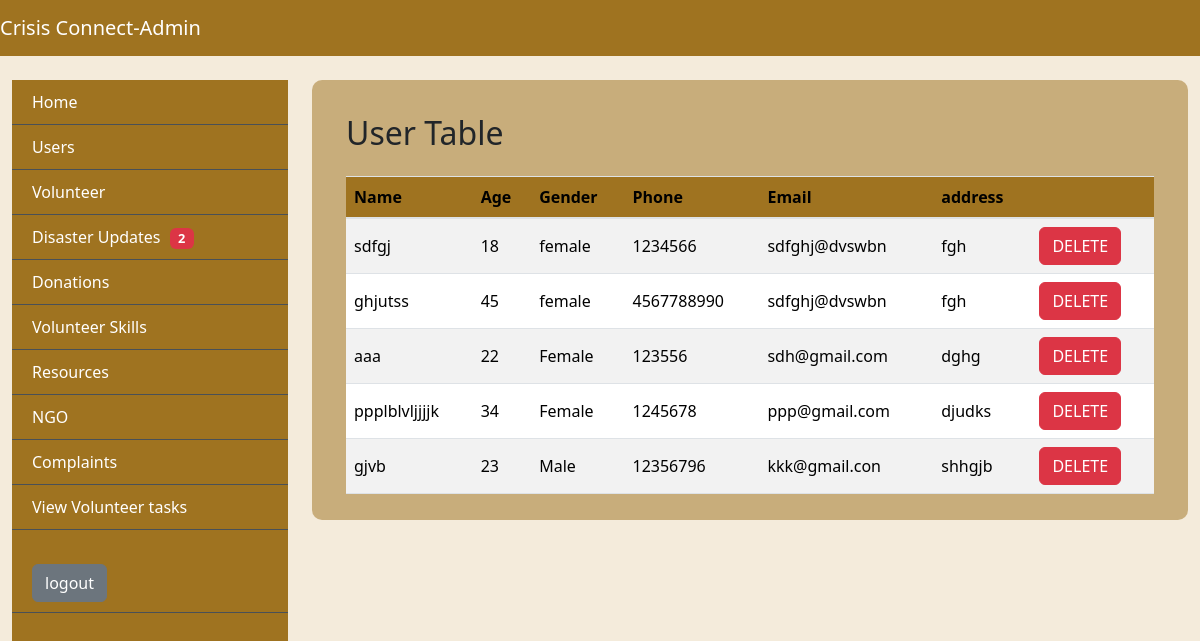
/user, run on the app's committed database.
### app/models.py (models this page shows)
class UserTable(models.Model):
    LOGIN = models.ForeignKey(LoginTable, on_delete=models.CASCADE)
    Name= models.CharField(max_length=30, null=True, blank=True)
    age= models.IntegerField(null=True, blank=True)
    Gender= models.CharField(max_length=20, null=True, blank=True)
    Phone= models.BigIntegerField(null=True, blank=True)
    Email= models.CharField(max_length=20, null=True, blank=True)
    Address = models.CharField(max_length=50, null=True, blank=True)
    Type = models.CharField(max_length=30, null=True, blank=True)
    Skill = models.CharField(max_length=30, null=True, blank=True)
    Status = models.CharField(max_length=30, null=True, blank=True)

### app/views.py (the view)
# urls.py: path('user', ViewUser.as_view(), name="user"),
class ViewUser(View):
    def get(self, request):
        obj=UserTable.objects.all()
        return render(request, "administrator/ViewUser.html",{'val':obj})

### templates/administrator/ViewUser.html
{% extends 'administrator/base.html' %}
{%block body%}
<div class="tbl-div">
  <div class="content container-fluid">
      <div class="container-fluid mt-4">
          <h2 class="mb-4">User Table</h2>
          <div class="table-responsive">
            <table class="table user-table table-striped">
              <thead>
                <tr>
                  <th>Name</th>
                  <th>Age</th>
                  <th>Gender</th>
                  <th>Phone</th>
                  <th>Email</th>
                  <th>address</th>
                  <th></th>
                </tr>
              </thead>
              <tbody>
                {%for i in val%}
                <tr>
                  <td>{{i.Name}}</td>
                  <td>{{i.age}}</td>
                  <td>{{i.Gender}}</td>
                  <td>{{i.Phone}}</td>
                  <td>{{i.Email}}</td>
                  <td>{{i.Address}}</td>
                  <td><a href="delete_user/{{i.LOGIN.id}}" class="btn btn-danger" onclick="return confirm('are you sure to delete this user?')">DELETE</a></td>
                </tr>
                {%endfor%}
              </tbody>
            </table>
          </div>
        </div>
  </div>
</div>
{%endblock%}

### static/css/baseStyle.css (style rules this page uses)
:root { --bg-color: #f4ebdb; --bg-color2: #9f7320; --bg-color-hover: #5d400a; --border-color: #495057; --danger-bg-color:#dc3545; --text-color1: #333; --text-color2:#fff; --text-color3:#484a4a; --table-td-color:#00ADB5; --accept-color:#28a745; --view-color:#065bb6; }
* { margin: 0; padding: 0; box-sizing: border-box; }
body { background-color: var(--bg-color); }
.tbl-div { width: 100%; padding: 10px; background-color: #9f732082; border-radius: 10px; }
.user-table th, .user-table td { vertical-align: middle; }
.user-table th { font-weight: bold; background-color: var(--bg-color2); }
.user-table th { font-weight: bold; }
a { text-decoration: none; color: var(--text-color2); }
:root { --progress-bar-width: 50px; --progress-bar-height: 50px; --font-size: 15px; }

### data on the page
UserTable: Name "sdfgj", age "18", Gender "female", Phone "1234566", Email "sdfghj@dvswbn", Address "fgh"
UserTable: Name "ghjutss", age "45", Gender "female", Phone "4567788990", Email "sdfghj@dvswbn", Address "fgh"
UserTable: Name "aaa", age "22", Gender "Female", Phone "123556", Email "sdh@gmail.com", Address "dghg"
UserTable: Name "ppplblvljjjjk", age "34", Gender "Female", Phone "1245678", Email "ppp@gmail.com", Address "djudks"
UserTable: Name "gjvb", age "23", Gender "Male", Phone "12356796", Email "kkk@gmail.con", Address "shhgjb"
